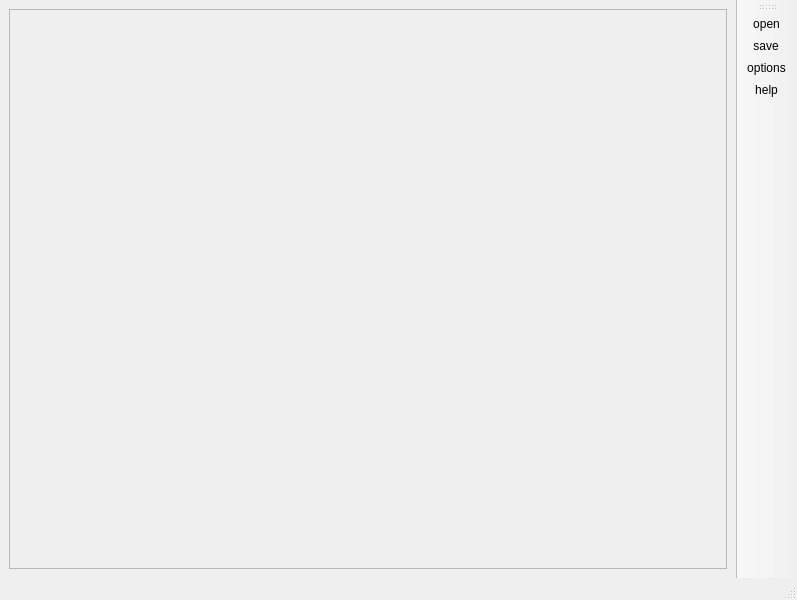
<?xml version="1.0" encoding="UTF-8"?>
<ui version="4.0">
 <class>MAINWINDOW</class>
 <widget class="QMainWindow" name="MAINWINDOW">
  <property name="geometry">
   <rect>
    <x>0</x>
    <y>0</y>
    <width>797</width>
    <height>600</height>
   </rect>
  </property>
  <property name="windowTitle">
   <string>My XML</string>
  </property>
  <widget class="QWidget" name="centralwidget">
   <layout class="QGridLayout" name="gridLayout">
    <item row="0" column="0">
     <widget class="QFrame" name="frame">
      <property name="frameShape">
       <enum>QFrame::StyledPanel</enum>
      </property>
      <property name="frameShadow">
       <enum>QFrame::Raised</enum>
      </property>
     </widget>
    </item>
   </layout>
  </widget>
  <widget class="QToolBar" name="toolBar">
   <property name="windowTitle">
    <string>toolBar</string>
   </property>
   <attribute name="toolBarArea">
    <enum>RightToolBarArea</enum>
   </attribute>
   <attribute name="toolBarBreak">
    <bool>false</bool>
   </attribute>
   <addaction name="actionopen"/>
   <addaction name="actionsave"/>
   <addaction name="actionoptions"/>
   <addaction name="actionhelp"/>
  </widget>
  <widget class="QStatusBar" name="statusBar"/>
  <action name="actionopen">
   <property name="icon">
    <iconset resource="../resource.qrc">
     <normaloff>:/res/open.png</normaloff>:/res/open.png</iconset>
   </property>
   <property name="text">
    <string>open</string>
   </property>
   <property name="toolTip">
    <string>打开</string>
   </property>
  </action>
  <action name="actionsave">
   <property name="icon">
    <iconset resource="../resource.qrc">
     <normaloff>:/res/save.png</normaloff>:/res/save.png</iconset>
   </property>
   <property name="text">
    <string>save</string>
   </property>
   <property name="toolTip">
    <string>保存</string>
   </property>
  </action>
  <action name="actionoptions">
   <property name="icon">
    <iconset resource="../resource.qrc">
     <normaloff>:/res/options.png</normaloff>:/res/options.png</iconset>
   </property>
   <property name="text">
    <string>options</string>
   </property>
   <property name="toolTip">
    <string>选项</string>
   </property>
  </action>
  <action name="actionhelp">
   <property name="icon">
    <iconset resource="../resource.qrc">
     <normaloff>:/res/help.png</normaloff>:/res/help.png</iconset>
   </property>
   <property name="text">
    <string>help</string>
   </property>
   <property name="toolTip">
    <string>帮助</string>
   </property>
  </action>
 </widget>
 <resources>
  <include location="../resource.qrc"/>
 </resources>
 <connections/>
</ui>
